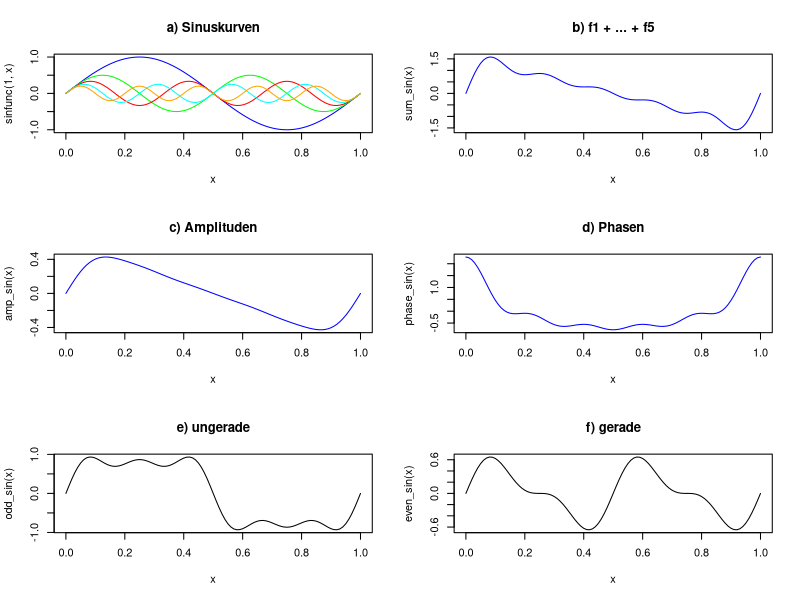

Write R code to recreate this figure.
sinfunc <- function(w, t, phi=0){1/w * sin(2*pi*w*t + phi)}
color <- c("blue", "green", "red", "cyan", "orange" )

layout(matrix (c(seq(1,6)), nrow=3, byrow=TRUE))

#a)
curve(sinfunc(1, x), from=0, to=1, col=color[1], main="a) Sinuskurven")
for(i in 2:5){
  curve(sinfunc(i, x),  col=color[i], add=TRUE)
}

#b)
sum_sin <- function(x){sinfunc(1,x)+sinfunc(2,x)+sinfunc(3,x)+sinfunc(4,x)+sinfunc(5,x)}
curve(sum_sin(x), from=0, to=1, col="blue", main="b) f1 + ... + f5")

#c)
amp_sin <- function(x){
  z <- 0
  for(i in 1:5){
    z <- z + exp(-i)*sin(2*pi*i*x)
  }
  z
}
curve(amp_sin(x), from=0, to=1, col="blue", main="c) Amplituden")

#d)
phase_sin <- function(x){
  z <- 0
  for(i in 1:5){
    z <- z + (1/i)*sin(2*pi*i*x+(pi/2))
  }
  z
}
curve(phase_sin(x), from=0, to=1, col="blue", main="d) Phasen")

#e)
odd_sin <- function(x){
  z <- 0
  for(i in 1:5){
    if(i %% 2 == 1)(z <- z + sinfunc(i,x))
  }
  z
}
curve(odd_sin(x), main="e) ungerade")

#f)
even_sin <- function(x){
  z <- 0
  for(i in 1:5){
    if(i %% 2 == 0)(z <- z + sinfunc(i,x))
  }
  z
}
curve(even_sin(x), main="f) gerade")

layout(1)
